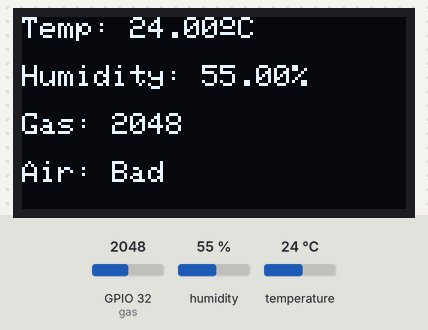
A sketch run on a simulated ESP32. On the bench: 128×64 one-colour display. Inputs (shaded band) come from the test bench; at power-on: GPIO 32 (gas) = 2048, humidity 55 %, temperature 24 °C. What the sketch prints to the serial monitor is not drawn.

Above: at 3.2 s.
3.3 s: GPIO 32 (gas) set to 1238
At 6.5 s:
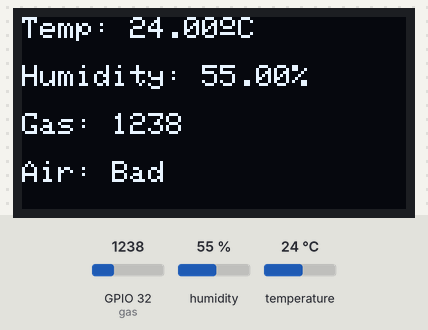
8.1 s: GPIO 32 (gas) set to 1165
At 11.3 s:
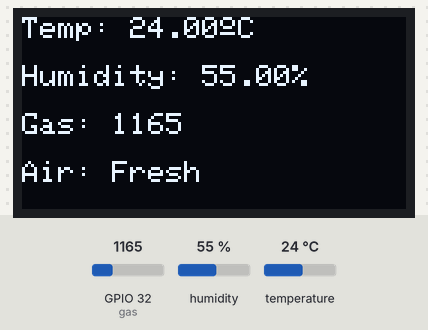
12.9 s: humidity set to 22 %
At 14.9 s:
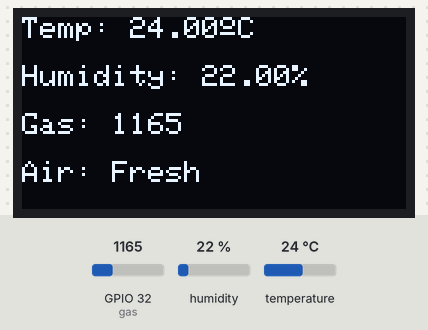
17.7 s: temperature set to 12 °C
At 18.6 s:
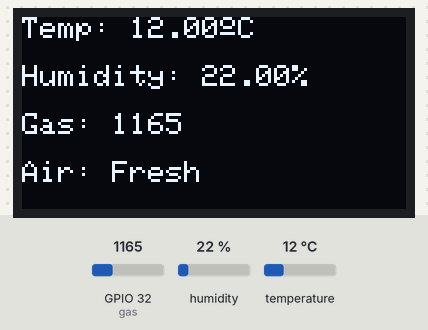
22.5 s: humidity set to 40 %
At 27.2 s:
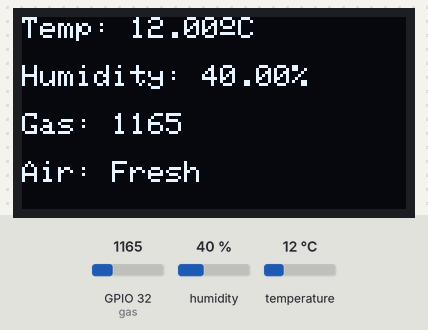
27.9 s: GPIO 32 (gas) set to 1228
At 30.8 s:
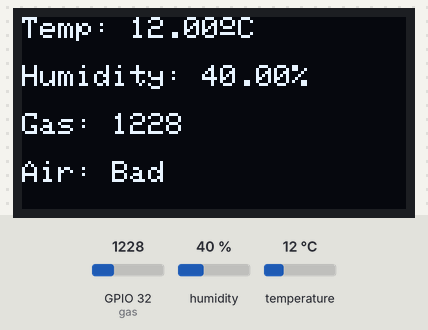
Timing chart, 0 to 32.3 s (numbered marks = the images above; inputs shaded):
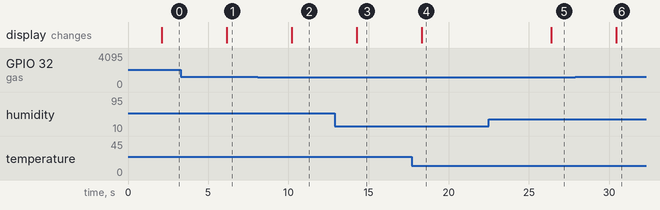

The sketch:

Air_Monitoring.ino
```cpp
#include <Wire.h>
#include <Adafruit_GFX.h>
#include <Adafruit_SSD1306.h>
#include <DHT.h>

// OLED display settings
#define SCREEN_WIDTH 128
#define SCREEN_HEIGHT 64
#define OLED_RESET -1
Adafruit_SSD1306 display(SCREEN_WIDTH, SCREEN_HEIGHT, &Wire, OLED_RESET);

// DHT settings
#define DHTPIN 2
#define DHTTYPE DHT11
DHT dht(DHTPIN, DHTTYPE);

// Gas sensor pin
int gas = 32;

void setup() {
  Serial.begin(115200);

  // Initialize DHT
  dht.begin();

  // Initialize OLED
  if (!display.begin(SSD1306_SWITCHCAPVCC, 0x3C)) {
    Serial.println(F("SSD1306 allocation failed"));
    for (;;);
  }

  display.clearDisplay();
  display.setTextSize(1);
  display.setTextColor(SSD1306_WHITE);

  // Intro screen
  display.setCursor(20, 20);
  display.println("Air Quality");
  display.setCursor(15, 35);
  display.println("Monitoring");
  display.display();
  delay(2000);
  display.clearDisplay();
}

void loop() {
  float h = dht.readHumidity();
  float t = dht.readTemperature();
  int gasValue = analogRead(gas);

  display.clearDisplay();

  if (isnan(h) || isnan(t)) {
    display.setCursor(0, 0);
    display.println("DHT Error");
    display.display();
    return;
  }

  // Show Temperature
  display.setCursor(0, 0);
  display.print("Temp: ");
  display.print(t);
  display.cp437(true);
  display.write(167); // Degree symbol
  display.print("C");

  // Show Humidity
  display.setCursor(0, 16);
  display.print("Humidity: ");
  display.print(h);
  display.print("%");

  // Show Gas value
  display.setCursor(0, 32);
  display.print("Gas: ");
  display.print(gasValue);

  // Air quality status
  display.setCursor(0, 48);
  if (gasValue < 1200) {
    display.println("Air: Fresh");
    Serial.println("Fresh Air");
  } else {
    display.println("Air: Bad");
    Serial.println("Bad Air");
  }

  Serial.print("Temperature: ");
  Serial.print(t);
  Serial.print(" C, Humidity: ");
  Serial.print(h);
  Serial.print(" %, Gas Value: ");
  Serial.println(gasValue);

  display.display();
  delay(4000);
}
```

Measured:
- the behaviour switches between 1200 and 1199 on GPIO 32 (gas) (found by bisection; images 1 and 2)
- after the input at 3.3 s, the display: changes after 2.9 s (image 1)
- after the input at 8.1 s, the display: changes after 2.1 s (image 2)
- after the input at 12.9 s, the display: changes after 1.4 s (image 3)
- after the input at 17.7 s, the display: changes after 0.60 s (image 4)
- after the input at 22.5 s, the display: changes after 3.9 s (image 5)
- after the input at 27.9 s, the display: changes after 2.6 s (image 6)
